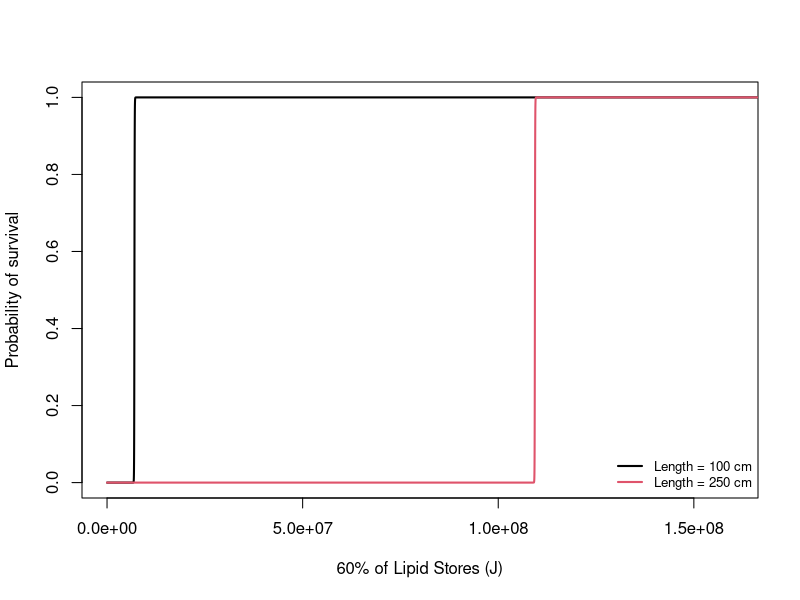

Write the R code that produced this figure. (Note: a time limit stopped this script after it produced the figure.)
Lmax <- 400  #maximum size of 4 meters
Lmin <- 1 
Yindexmax <-  #maximum index of stores in state loop  

Jdensity <-  4.2e+6 #
a <- 1e-5
q = 5e-5 
storemax= 0.6 #proportion of structural mass that individuals can devote to energy storage
storemin = 0.1
reprolimit<-0.2

L<-c(100, 250)
 
      #calculate the critical stored energy needed for this length to be viable 
      Wstructure<-a*(L)^3 #  find structural mass in kg
      Estores <-   Jdensity*a*Lmax^3*((seq(1, Yindexmax, by=1))^3)*storemax/(Yindexmax^3)
      EcritL <- Wstructure*storemin*Jdensity
      Estructure <- Wstructure*Jdensity #body structure in Joules
      Rlimit <- Estructure*reprolimit #rlimit in Joules
      
      ProportionMaxR <- 1*Estores/storemax
      Ecrit_survival <- matrix(nrow=2, ncol = length(Estores))
       for(i in 1:2) {
       Ecrit_survival[i,] <- 1 /(1 + exp(-q*(Estores - EcritL[i]))) 
       }
      
      matplot(ProportionMaxR, t(Ecrit_survival), type="l", lwd=2, lty=1, xlim=c(0, 1.6e+08),  xlab = "60% of Lipid Stores (J)", ylab="Probability of survival")
       legend("bottomright", legend = c("Length = 100 cm", "Length = 250 cm"), cex = 0.8, lwd=2, col=c(1:2), bty="n" )
    # 
      #quartz()
    # par(mfrow=c(2, 2))
       f=c(0.5, 1, 2)
         Rlimit_smooth <- matrix(nrow=3, ncol = length(Estores))
      
         #This is the fitness for a hypothetical allocation strategy of 1 (devote maximum stores to reproduction)
         for(i in 1:3) {
        Rlimit_smooth[i,] <-  (1 * Estores)  / (1 + f[i]*((1*Estores) / Rlimit)) 
        
           }
        
 
         matplot(Estores/Jdensity, t(Rlimit_smooth), type="l", lwd=2, lty=1, col=c(2, 1, 4), xlim=c(0, 200), xlab = "Lipid Stores (kg)",   ylab="Fitness from allocation in this time increment")
         legend("bottomright", legend = c("f = 0.5", "f = 1", "f = 2"), cex=0.75, lwd=2, col=c(2, 1, 4), bty="n" )
         #  
